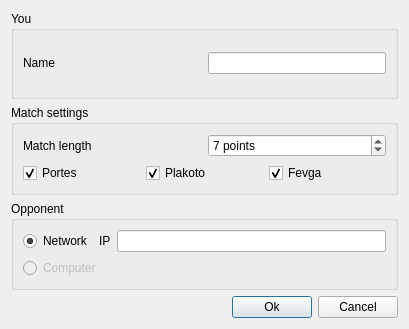
<ui version="4.0" >
 <class>settingsDlg</class>
 <widget class="QDialog" name="settingsDlg" >
  <property name="geometry" >
   <rect>
    <x>0</x>
    <y>0</y>
    <width>409</width>
    <height>329</height>
   </rect>
  </property>
  <property name="windowTitle" >
   <string>Settings</string>
  </property>
  <layout class="QVBoxLayout" >
   <item>
    <widget class="QGroupBox" name="groupBox_2" >
     <property name="title" >
      <string>You</string>
     </property>
     <layout class="QVBoxLayout" >
      <item>
       <layout class="QHBoxLayout" >
        <item>
         <widget class="QLabel" name="label" >
          <property name="text" >
           <string>Name</string>
          </property>
         </widget>
        </item>
        <item>
         <widget class="QLineEdit" name="player1Name" >
          <property name="sizePolicy" >
           <sizepolicy vsizetype="Fixed" hsizetype="Preferred" >
            <horstretch>0</horstretch>
            <verstretch>0</verstretch>
           </sizepolicy>
          </property>
          <property name="maxLength" >
           <number>32</number>
          </property>
         </widget>
        </item>
       </layout>
      </item>
     </layout>
    </widget>
   </item>
   <item>
    <widget class="QGroupBox" name="groupBox" >
     <property name="title" >
      <string>Match settings</string>
     </property>
     <layout class="QVBoxLayout" >
      <item>
       <layout class="QHBoxLayout" >
        <item>
         <widget class="QLabel" name="label_3" >
          <property name="text" >
           <string>Match length</string>
          </property>
         </widget>
        </item>
        <item>
         <widget class="QSpinBox" name="matchLength" >
          <property name="toolTip" >
           <string>Choose the length of the match in points</string>
          </property>
          <property name="whatsThis" >
           <string>&lt;html>&lt;head>&lt;meta name="qrichtext" content="1" />&lt;style type="text/css">
p, li { white-space: pre-wrap; }
&lt;/style>&lt;/head>&lt;body style=" font-family:'Sans Serif'; font-size:9pt; font-weight:400; font-style:normal;">
&lt;p style=" margin-top:0px; margin-bottom:0px; margin-left:0px; margin-right:0px; -qt-block-indent:0; text-indent:0px;">In Greece, tables games are called &lt;span style=" font-weight:600;">tavli&lt;/span> (related to the word &lt;span style=" font-style:italic;">tavla&lt;/span>, meaning "board" or "table", and &lt;a href="http://en.wikipedia.org/wiki/Cognate">&lt;span style=" text-decoration: underline; color:#0000ff;">cognate&lt;/span>&lt;/a> to the Latin &lt;span style=" font-style:italic;">tabula&lt;/span>). There are three major variants, &lt;span style=" font-weight:600; font-style:italic;">portes&lt;/span>, &lt;span style=" font-weight:600; font-style:italic;">plakoto&lt;/span>, and &lt;span style=" font-weight:600; font-style:italic;">fevga&lt;/span>. Portes resembles &lt;a href="http://en.wikipedia.org/wiki/Backgammon">&lt;span style=" text-decoration: underline; color:#0000ff;">backgammon&lt;/span>&lt;/a>, with minor variations: there is no doubling cube, and a backgammon counts only as a gammon (called &lt;span style=" font-style:italic;">diplo&lt;/span>, Greek for &lt;span style=" font-style:italic;">double&lt;/span>). Plakoto is very similar to mahbusa or &lt;a href="http://en.wikipedia.org/wiki/Tapa_%28game%29">&lt;span style=" text-decoration: underline; color:#0000ff;">tapa&lt;/span>&lt;/a>, while fevga is similar to narde or the Turkish variant &lt;span style=" font-weight:600; font-style:italic;">moultezim&lt;/span>. The three are normally played consecutively, in three-, five- or seven-point matches.&lt;/p>
&lt;p style="-qt-paragraph-type:empty; margin-top:0px; margin-bottom:0px; margin-left:0px; margin-right:0px; -qt-block-indent:0; text-indent:0px;">&lt;/p>
&lt;p style=" margin-top:0px; margin-bottom:0px; margin-left:0px; margin-right:0px; -qt-block-indent:0; text-indent:0px; font-size:8pt; font-weight:600;">Source: Wikipedia&lt;/p>&lt;/body>&lt;/html></string>
          </property>
          <property name="specialValueText" >
           <string>1 point</string>
          </property>
          <property name="suffix" >
           <string> points</string>
          </property>
          <property name="minimum" >
           <number>1</number>
          </property>
          <property name="value" >
           <number>7</number>
          </property>
         </widget>
        </item>
       </layout>
      </item>
      <item>
       <layout class="QHBoxLayout" >
        <item>
         <widget class="QCheckBox" name="checkBox_portes" >
          <property name="text" >
           <string>Portes</string>
          </property>
          <property name="checked" >
           <bool>true</bool>
          </property>
         </widget>
        </item>
        <item>
         <widget class="QCheckBox" name="checkBox_plakoto" >
          <property name="text" >
           <string>Plakoto</string>
          </property>
          <property name="checked" >
           <bool>true</bool>
          </property>
         </widget>
        </item>
        <item>
         <widget class="QCheckBox" name="checkBox_fevga" >
          <property name="text" >
           <string>Fevga</string>
          </property>
          <property name="checked" >
           <bool>true</bool>
          </property>
         </widget>
        </item>
       </layout>
      </item>
     </layout>
    </widget>
   </item>
   <item>
    <widget class="QGroupBox" name="groupBox_3" >
     <property name="title" >
      <string>Opponent</string>
     </property>
     <layout class="QVBoxLayout" >
      <item>
       <layout class="QHBoxLayout" >
        <item>
         <widget class="QRadioButton" name="radioButton" >
          <property name="text" >
           <string>Network</string>
          </property>
          <property name="icon" >
           <iconset resource="tavli.qrc" >:/images/network.png</iconset>
          </property>
          <property name="checked" >
           <bool>true</bool>
          </property>
         </widget>
        </item>
        <item>
         <widget class="QLabel" name="label_2" >
          <property name="text" >
           <string>IP</string>
          </property>
         </widget>
        </item>
        <item>
         <widget class="QLineEdit" name="remoteIP" />
        </item>
       </layout>
      </item>
      <item>
       <widget class="QRadioButton" name="radioButton_2" >
        <property name="enabled" >
         <bool>false</bool>
        </property>
        <property name="text" >
         <string>Computer</string>
        </property>
        <property name="icon" >
         <iconset resource="tavli.qrc" >:/images/server.png</iconset>
        </property>
       </widget>
      </item>
     </layout>
    </widget>
   </item>
   <item>
    <layout class="QHBoxLayout" >
     <item>
      <spacer>
       <property name="orientation" >
        <enum>Qt::Horizontal</enum>
       </property>
       <property name="sizeHint" >
        <size>
         <width>211</width>
         <height>20</height>
        </size>
       </property>
      </spacer>
     </item>
     <item>
      <widget class="QPushButton" name="okButton" >
       <property name="text" >
        <string>Ok</string>
       </property>
      </widget>
     </item>
     <item>
      <widget class="QPushButton" name="cancelButton" >
       <property name="text" >
        <string>Cancel</string>
       </property>
      </widget>
     </item>
    </layout>
   </item>
  </layout>
 </widget>
 <resources>
  <include location="tavli.qrc" />
 </resources>
 <connections/>
</ui>
